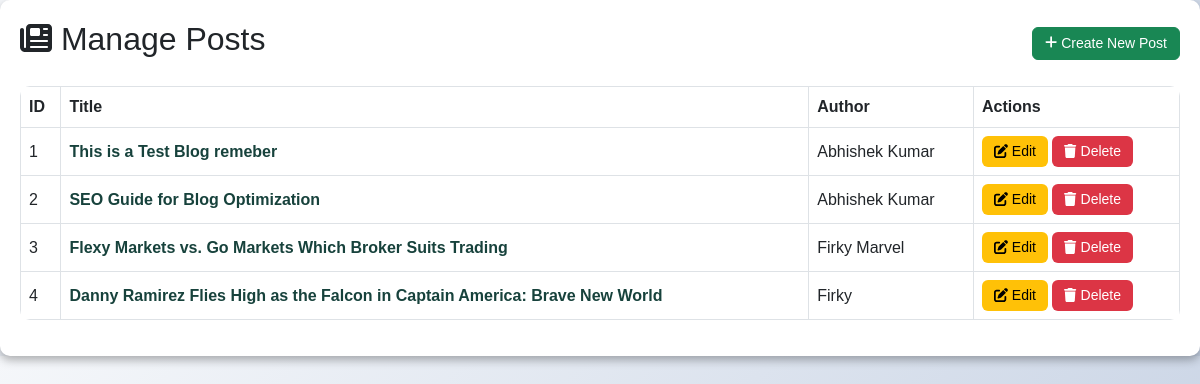
Page /admin/manage_posts.php (signed in) on the committed database.
### tables this page shows
CREATE TABLE `blogs` (
  `id` int(11) NOT NULL,
  `title` varchar(255) NOT NULL,
  `seo_slug` varchar(255) NOT NULL,
  `status` enum('published','draft') NOT NULL,
  `views` int(11) DEFAULT 0,
  `created_at` timestamp NOT NULL DEFAULT current_timestamp(),
  `content` text NOT NULL,
  `author` varchar(255) NOT NULL,
  `featured_image` varchar(255) NOT NULL,
  `tags` varchar(255) NOT NULL
);

### admin/manage_posts.php (the view, shortened to what this page needs)
<?php
include('../config/db.php');
$query = "SELECT * FROM blogs ORDER BY created_at DESC";
$result = mysqli_query($conn, $query);
$sn = 1;
?>
<!DOCTYPE html>
<html lang="en">
<head>
    <link rel="stylesheet" href="https://cdn.jsdelivr.net/npm/bootstrap@5.3.0/dist/css/bootstrap.min.css">
</head>
<body>
    <div class="container">
        <div class="header_card">
            <h2><i class="fas fa-newspaper"></i> Manage Posts</h2>
            <a href="dashboard.php?view=createPosts" class="btn btn-success"> <i class="fas fa-plus"></i> Create New Post</a>
        </div>
        <table class="table table-bordered table-hover">
            <thead>
                <tr>
                    <th>ID</th>
                    <th>Title</th>
                    <th>Author</th>
                    <th>Actions</th>
                </tr>
            </thead>
            <tbody>
                <?php while ($row = mysqli_fetch_assoc($result)): ?>
                    <tr>
                        <td><?php echo $sn++; ?></td>
                        <td>
                            <a href="dashboard.php?view=post&id=<?php echo $row['id']; ?>" class="post-title-link">
                                <?php echo $row['title']; ?>
                            </a>
                        </td>
                        <td><?php echo $row['author']; ?></td>
                        <td>
                            <a href="dashboard.php?view=editPost&id=<?php echo $row['id']; ?>" class="btn btn-warning"><i
                                    class="fas fa-edit"></i> Edit</a>
                            <a href="../blog/delete_post.php?id=<?php echo $row['id']; ?>" class="btn btn-danger"
                                onclick="return confirm('Are you sure you want to delete this post?');"><i
                                    class="fas fa-trash"></i> Delete</a>
                        </td>
                    </tr>
                <?php endwhile; ?>
            </tbody>
        </table>
    </div>
</body>
</html>

### admin/manage_posts.php (style rules this page uses)
body { background: linear-gradient(135deg, #f5f7fa, #c3cfe2); font-family: 'Arial', sans-serif; }
.container { background: white; max-width: 100%; padding: 20px; border-radius: 10px; box-shadow: 0 4px 10px rgba(0, 0, 0, 0.3); }
.header_card { display: flex; justify-content: space-between; align-items: center; margin-bottom: 20px; }
.table { border-radius: 10px; overflow: hidden; }
th, td { text-align: left; vertical-align: middle; }
th { background-color: #007bff; color: white; }
.btn { padding: 5px 12px; font-size: 14px; }
.btn-warning { background-color: #ffc107; border: none; }
.btn-danger { background-color: #dc3545; border: none; }
.post-title-link { font-weight: bold; color: #17423C; text-decoration: none; transition: color 0.3s, text-decoration 0.3s; }

### rows in the picture
blogs: title "This is a Test Blog remeber", author "Abhishek Kumar"
blogs: title "SEO Guide for Blog Optimization", author "Abhishek Kumar"
blogs: title "Flexy Markets vs. Go Markets Which Broker Suits Trading", author "Firky Marvel"
blogs: title "Danny Ramirez Flies High as the Falcon in Captain America: Brave New World", author "Firky"
